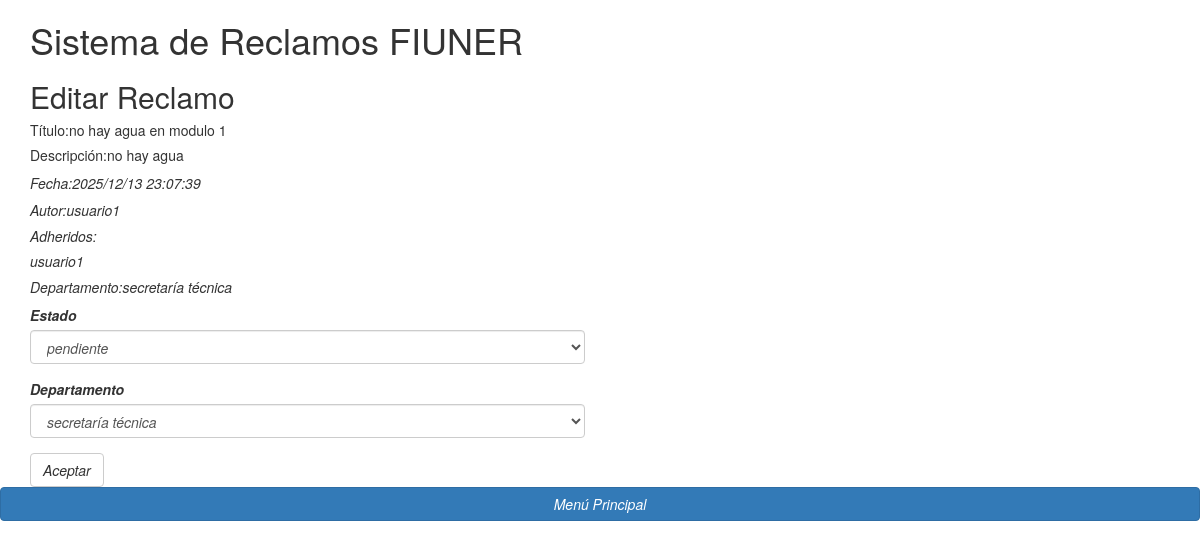
/editar/5 (signed in), run on an earlier commit of the app's database.
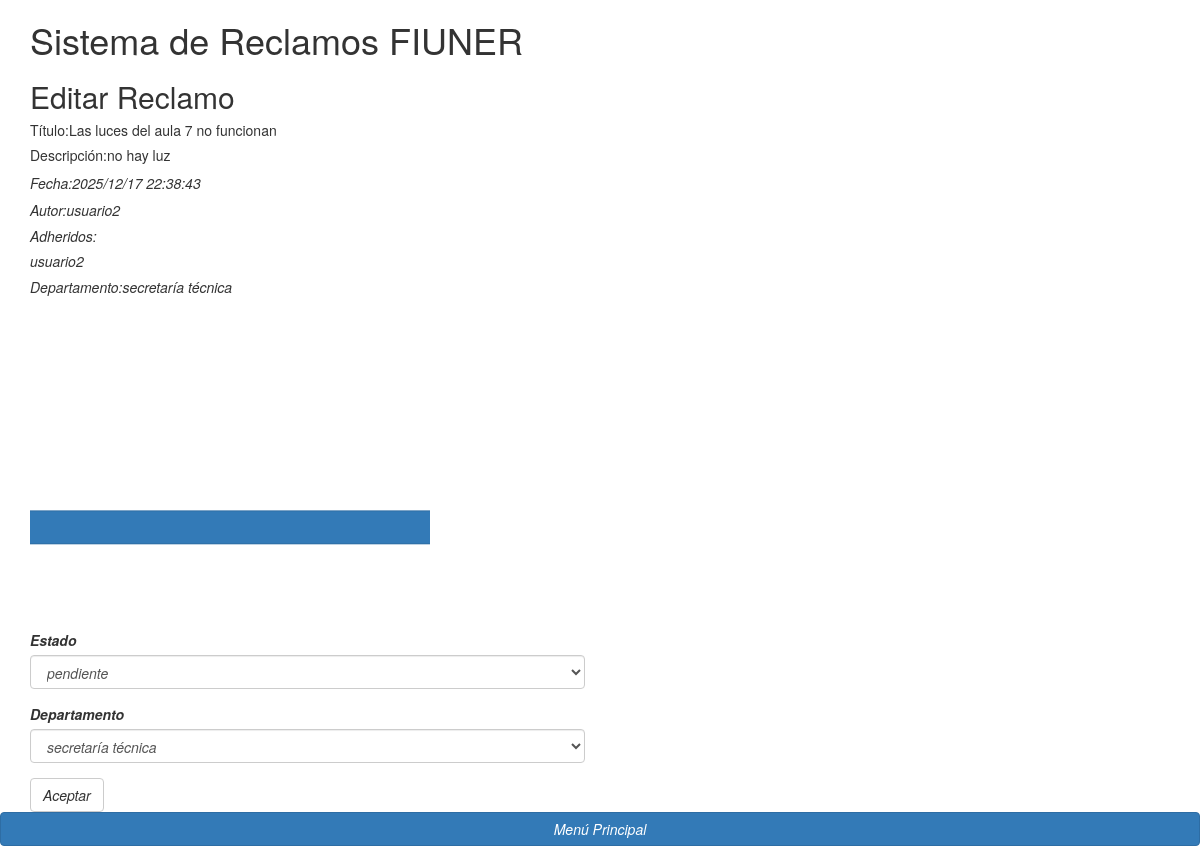
And on a later commit of the database.
### modules/databases.py (models this page shows, shortened)
class Reclamo(db.Model):
    __tablename__='reclamos'
    _id = Column('id', Integer(), primary_key=True)
    _autor=Column('autor', Integer())
    _departamento = Column('departamento', String(100))
    _fecha = Column('fecha', String(30)) #verificar si funciona así
    _estado = Column('estado', String(100))
    _titulo=Column('titulo', String (100))
    _descripcion = Column('descripcion', String(10000))
    _imagen= Column('imagen', String(100))
    @property
    def id(self):
        return self._id
    @property
    def autor(self):
        return self._autor
    @property
    def departamento(self):
        return self._departamento
    @property
    def fecha(self):
        return self._fecha
    @property
    def estado(self):
        return self._estado
    @property
    def titulo(self):
        return self._titulo
    @property
    def descripcion(self):
        return self._descripcion
    @property
    def imagen(self):
        return self._imagen
    @imagen.setter
    def imagen(self, imagen):
        self._imagen = imagen
    @estado.setter
    def estado(self, nuevo_estado):
        if nuevo_estado in ['pendiente', 'inválido', 'en proceso', 'resuelto']:
            self._estado = nuevo_estado
        else:
            raise Exception
    @departamento.setter
    def departamento(self, nuevo_departamento):
        if nuevo_departamento in ['secretaría técnica','soporte informático','maestranza']:
            self._departamento = nuevo_departamento
        else:
            raise Exception

class Usuario(UserMixin, db.Model):
    __tablename__ = 'usuarios'
    _id = Column('id', Integer(), primary_key=True)
    _email = Column('email', String(100), unique=True)
    _nombre_usuario = Column('nombre_usuario', String(100), unique=True)
    _contraseña = Column('contraseña', String(100))
    _nombre = Column('nombre', String(100))
    _apellido = Column('apellido', String(100))
    _reclamos_seguidos = relationship("Reclamo", secondary=asociacion_usuarios_reclamos, backref="usuarios")
    @property
    def id(self):
        return self._id
    @property
    def nombre_usuario(self):
        return self._nombre_usuario
    @property
    def contraseña(self):
        return self._contraseña
    @property
    def email(self):
        return self._email
    @property
    def nombre(self):
        return self._nombre
    @property
    def apellido(self):
        return self._apellido
    @property
    def email(self):
        return self._email

### app.py (the view, shortened to what this page needs)
@app.route("/editar/<id>", methods=["GET","POST"])
@solo_jefes
def editar(id):
    reclamo=Reclamo.query.get(id)
    if current_user.departamento=="secretaría técnica":
        form_editar=ParaSecretarioTecnico()
        if form_editar.validate_on_submit():
            reclamo.estado = form_editar.estado.data
            reclamo.departamento = form_editar.departamento.data
            db.session.commit()
            flash("reclamo editado con éxito")
            return redirect(url_for("manejar_reclamos"))
        return render_template("editar_reclamo.html", form=form_editar, reclamo=reclamo)
    return render_template("editar_reclamo.html", form=form_editar, reclamo=reclamo)

### modules/forms.py
class ParaSecretarioTecnico(FlaskForm):
    estado = SelectField('Estado', choices=[('pendiente','pendiente'),('en proceso','en proceso'),('resuelto','resuelto'),('inválido','inválido')])
    departamento = SelectField('Departamento', choices=[('secretaría técnica','secretaría técnica'),('soporte informático','soporte informático'),('maestranza','maestranza')])
    enviar = SubmitField(label='Aceptar')

### app.py (called while the page is built)
@login_manager.user_loader
def user_loader(user_id):
    if user_id in Jefes:
        global graficador_diagrama
        global graficador_nube
        graficador_diagrama=GraficadorDiagramaCircular()
        graficador_nube=GraficadorPalabrasClave()
        return db.session.get(JefeDeDepartamento, user_id)
    else:
        return db.session.get(UsuarioFinal, user_id)

def solo_jefes(f):
    @wraps(f)
    def decorated_function(*args,**kwargs):
        if not isinstance(current_user,JefeDeDepartamento):
            return abort(403)
        return f(*args,**kwargs)
    return decorated_function

### modules/Usuario.py (called while the page is built)
    @property
    def departamento(self):
           return self._departamento

### templates/editar_reclamo.html (shortened to what this page needs)
{% extends 'bootstrap/base.html' %}
{% import "bootstrap/wtf.html" as wtf %}
{% block body %}
	<div class="container mx-auto my-4">
		<h1>Sistema de Reclamos FIUNER</h1>
		<h2>Editar Reclamo</h2>
        <h5>Título:{{reclamo.titulo}}</h5>
        <h5>Descripción:{{reclamo.descripcion}}</h5>
        <i>Fecha:{{reclamo.fecha}}</h4>
        <h5>Autor:{{reclamo.autor}}</h5>
        <h5>Adheridos:</h5>
        {% for adherido in reclamo.usuarios_adheridos %}
        <h5>{{adherido.nombre_usuario}}</h5>
        {% endfor %}
        <h5>Departamento:{{reclamo.departamento}}</h5>
        {% if reclamo.imagen %}
        <img src="/static/uploads/images/{{reclamo.imagen}}" width="400">
        {% endif %}
		<div class="row">
			<div class="col-lg-6">
				{{ wtf.quick_form(form, novalidate=True) }}
			</div>
		</div>
	</div>
    <a href="/" class="btn btn-primary btn-block btn-large">Menú Principal</a>
{% endblock %}

What changed in the data, as far as the page shows it:
removed Usuario: nombre_usuario "usuario1"
changed Reclamo "secretaría técnica": titulo "no hay agua en modulo 1" → "Las luces del aula 7 no funcionan"; descripcion "no hay agua" → "no hay luz"; fecha "2025/12/13 23:07:39" → "2025/12/17 22:38:43"; autor "usuario1" → "usuario2"; imagen: picture added
now on this page (row edited): Usuario: nombre_usuario "usuario2"
